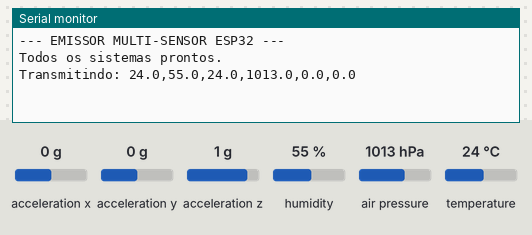
The sketch below on a simulated ESP32. On the bench: the last lines printed to the serial monitor. The test bench sets the inputs (shaded band); at power-on: acceleration x 0 g, acceleration y 0 g, acceleration z 1 g, humidity 55 %, air pressure 1013 hPa, temperature 24 °C. No radio packets arrive unless stated.

Above: at 2.2 s.
2.3 s: acceleration x set to -1.4 g
At 3.7 s:
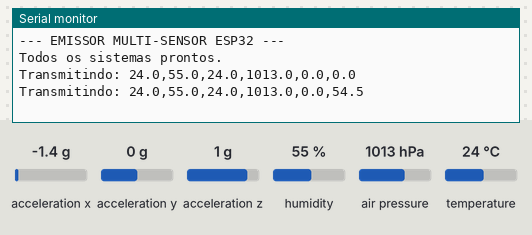
3.8 s: acceleration y set to -1.4 g
5.3 s: acceleration z set to -1.4 g
At 6.5 s:
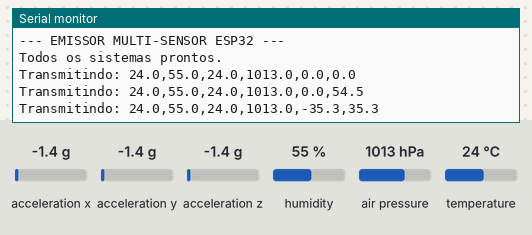
6.8 s: humidity set to 22 %
At 8.1 s:
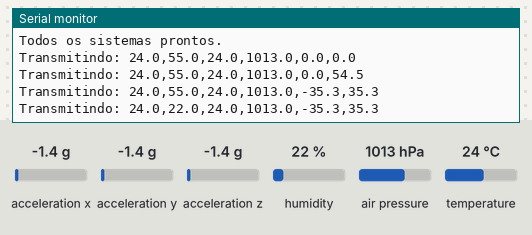
8.3 s: air pressure set to 952 hPa
At 10.5 s:
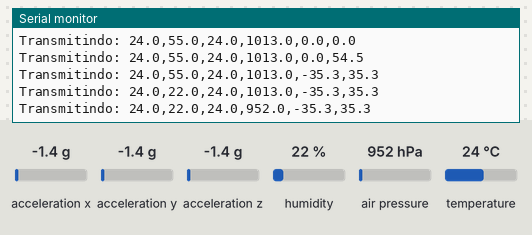
Timing chart, 0 to 10.8 s (numbered marks = the images above; inputs shaded):
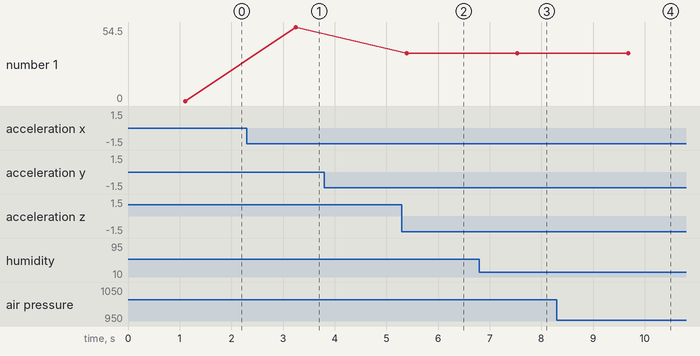

The sketch:

emissor_esp32.ino
```cpp
#include <SPI.h>
#include <Wire.h>
#include <LoRa.h>
#include <Adafruit_Sensor.h>
#include <Adafruit_AHTX0.h>
#include <Adafruit_BMP280.h>
#include <Adafruit_ADXL345_U.h>


// Pinos LoRa na ESP32
const int csPin = 5;
const int resetPin = 4;
const int irqPin = 2;


// Instanciação dos Sensores
Adafruit_AHTX0 aht;
Adafruit_BMP280 bmp(&Wire);
Adafruit_ADXL345_Unified accel = Adafruit_ADXL345_Unified(12345);


void setup() {
  Serial.begin(115200);
  delay(1000);
  Serial.println("--- EMISSOR MULTI-SENSOR ESP32 ---");


  // Inicializa I2C compartilhado para todos os sensores
  Wire.begin(21, 22);


  // Inicializa SPI e LoRa
  SPI.begin(18, 19, 23, 5);
  LoRa.setPins(csPin, resetPin, irqPin);
  if (!LoRa.begin(433E6)) {
    Serial.println("Erro ao iniciar LoRa!");
    while (1);
  }


  // Inicializa os chips I2C
  aht.begin(&Wire);
  if (!bmp.begin(0x76) && !bmp.begin(0x77)) {
    Serial.println("Erro no BMP280!");
  }
  if (!accel.begin()) {
    Serial.println("Erro no ADXL345!");
  }

  accel.setRange(ADXL345_RANGE_2_G);
  Serial.println("Todos os sistemas prontos.");
}


void loop() {
  // Leituras AHT20
  sensors_event_t hum_aht, temp_aht;
  aht.getEvent(&hum_aht, &temp_aht);


  // Leituras BMP280
  float t_bmp = bmp.readTemperature();
  float pressao = bmp.readPressure() / 100.0;


  // Leituras ADXL345 e Cálculo de Ângulos
  sensors_event_t event_adxl;
  accel.getEvent(&event_adxl);
  float angX = atan2(event_adxl.acceleration.y, sqrt(event_adxl.acceleration.x * event_adxl.acceleration.x + event_adxl.acceleration.z * event_adxl.acceleration.z)) * 180.0 / PI;
  float angY = atan2(-event_adxl.acceleration.x, sqrt(event_adxl.acceleration.y * event_adxl.acceleration.y + event_adxl.acceleration.z * event_adxl.acceleration.z)) * 180.0 / PI;


  // Monta o pacote de dados compactado em String (CSV)
  // Formato: TempAHT,UmidAHT,TempBMP,Pressao,AngX,AngY
  String pacote = String(temp_aht.temperature, 1) + "," +
                  String(hum_aht.relative_humidity, 1) + "," +
                  String(t_bmp, 1) + "," +
                  String(pressao, 1) + "," +
                  String(angX, 1) + "," +
                  String(angY, 1);


  Serial.print("Transmitindo: ");
  Serial.println(pacote);


  // Envia via rádio LoRa
  LoRa.beginPacket();
  LoRa.print(pacote);
  LoRa.endPacket();


  delay(2000); // Transmite a cada 2 segundos
}
```

Measured:
- after the input at 2.3 s, the serial monitor: prints a new line after 0.95 s (image 1)
- after the input at 5.3 s, the serial monitor: prints a new line after 0.09 s (image 2)
- after the input at 6.8 s, the serial monitor: prints a new line after 0.74 s (image 3)
- after the input at 8.3 s, the serial monitor: prints a new line after 1.4 s (image 4)
- plotted number 1: 0 → 54.5 after the input at 2.3 s, 54.5 → 35.3 after the input at 5.3 s
